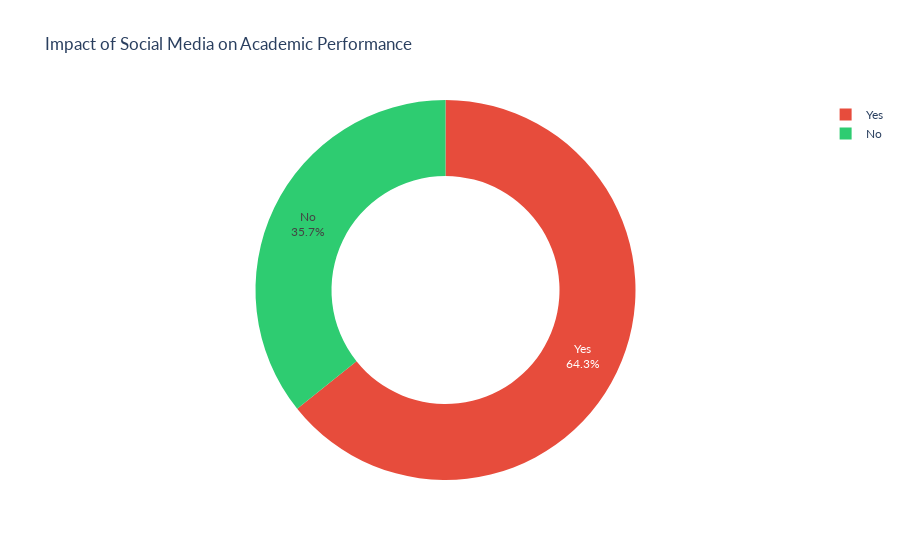

Write notebook code for a chart like this one.
### Markdown cell above
## 7. Affects Academic Performance
This is where perception meets performance. Students were asked a simple yet loaded question:  
**“Do you think social media affects your academic performance?”**

Now, they’re not handing over GPAs here- just gut feelings. But gut feelings matter.

This variable gives us a candid glimpse into self-awareness, potential tech regret, and whether students feel in control- or at the mercy- of their devices.

Let’s break it down and see how many believe their grades are scrolling with them.

### Code cell
# Value counts
performance_counts = (
    student_df['affects_academic_performance']
    .value_counts()
    .reset_index()
    .rename(columns = {'index': 'Response', 'affects_academic_performance': 'Count'})
)

print("Affects Academic Performance:\n", performance_counts)

# Donut Chart
fig = px.pie(performance_counts, names = 'Response', values = 'Count',
    title = 'Impact of Social Media on Academic Performance',
    hole = 0.6,  # makes pie chart into a donut
    color = 'Response',
    color_discrete_map = {
        'Yes': '#E74C3C',
        'No': '#2ECC71'
    }
)

fig.update_traces(textinfo = 'percent+label')

fig.update_layout(
    font = dict(family = 'Lato, sans-serif'),
    showlegend = True
)

fig.show()

### Figure 1 — Plotly figure (JSON) as saved in the notebook; plotly's stock layout.template omitted (floating-point values rounded to 4 significant figures)
{"data": [{"customdata": [["Yes"], ["No"]], "domain": {"x": [0, 1], "y": [0, 1]}, "hole": 0.6, "hovertemplate": "Response=%{customdata[0]}<br>Count=%{value}<extra></extra>", "labels": ["Yes", "No"], "legendgroup": "", "marker": {"colors": ["#E74C3C", "#2ECC71"]}, "name": "", "showlegend": true, "textinfo": "percent+label", "type": "pie", "values": [453, 252]}], "layout": {"font": {"family": "Lato, sans-serif"}, "legend": {"tracegroupgap": 0}, "showlegend": true, "title": {"text": "Impact of Social Media on Academic Performance"}}}
